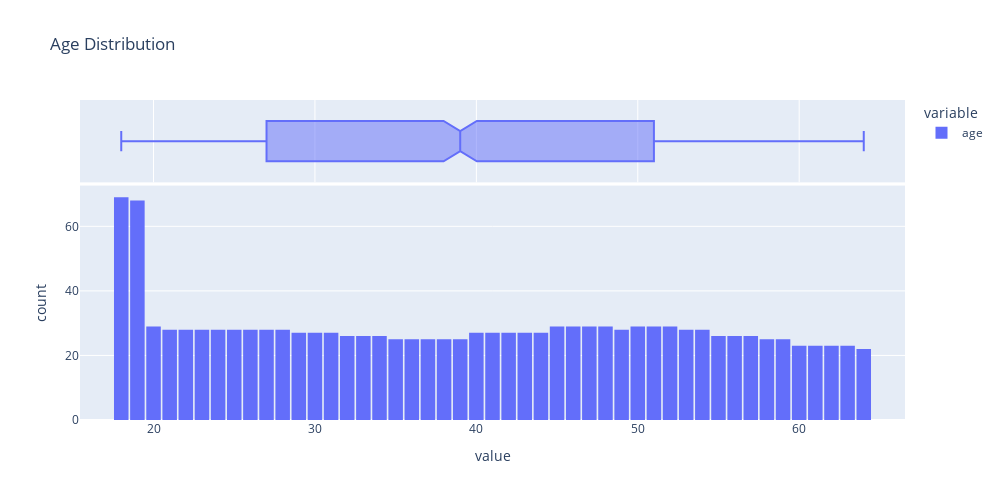

The notebook cell this image was saved under:
### Code cell
#Age


fg = px.histogram(df, x=['age'], marginal='box', title='Age Distribution', nbins=47)
fg.update_layout(bargap=0.1,width=1000, height=500)
fg.show()

### Figure 1 — Plotly figure (JSON) as saved in the notebook; plotly's stock layout.template omitted (floating-point values rounded to 4 significant figures; data arrays with more than 128 entries replaced by an {"elided": "..."} marker saying what was removed)
{"data": [{"bingroup": "x", "hovertemplate": "variable=age<br>value=%{x}<br>count=%{y}<extra></extra>", "legendgroup": "age", "marker": {"color": "#636efa", "pattern": {"shape": ""}}, "name": "age", "nbinsx": 47, "orientation": "v", "showlegend": true, "type": "histogram", "x": {"elided": "1338 int values"}, "xaxis": "x", "yaxis": "y"}, {"hovertemplate": "variable=age<br>value=%{x}<extra></extra>", "legendgroup": "age", "marker": {"color": "#636efa"}, "name": "age", "notched": true, "showlegend": false, "type": "box", "x": {"elided": "1338 int values"}, "xaxis": "x2", "yaxis": "y2"}], "layout": {"bargap": 0.1, "barmode": "relative", "height": 500, "legend": {"title": {"text": "variable"}, "tracegroupgap": 0}, "title": {"text": "Age Distribution"}, "width": 1000, "xaxis": {"anchor": "y", "domain": [0, 1], "title": {"text": "value"}}, "xaxis2": {"anchor": "y2", "domain": [0, 1], "matches": "x", "showgrid": true, "showticklabels": false}, "yaxis": {"anchor": "x", "domain": [0, 0.7326], "title": {"text": "count"}}, "yaxis2": {"anchor": "x2", "domain": [0.7426, 1], "matches": "y2", "showgrid": false, "showline": false, "showticklabels": false, "ticks": ""}}}
